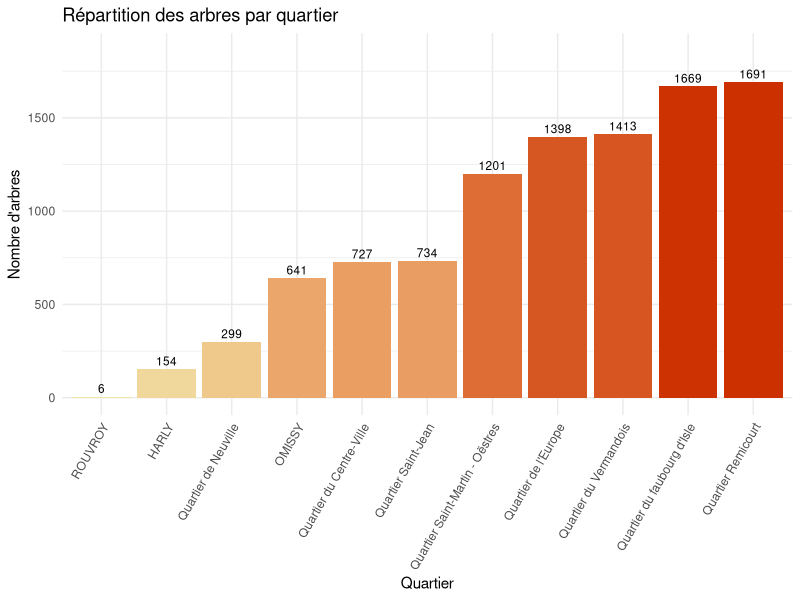
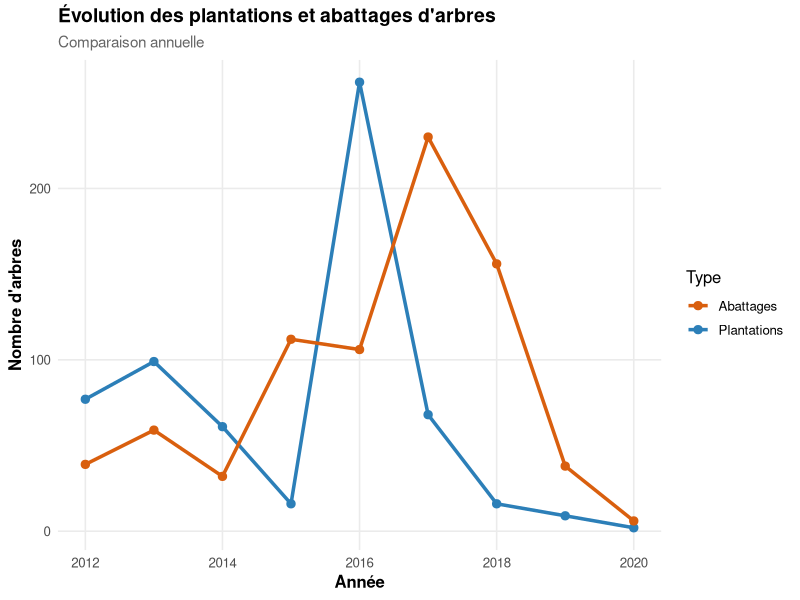
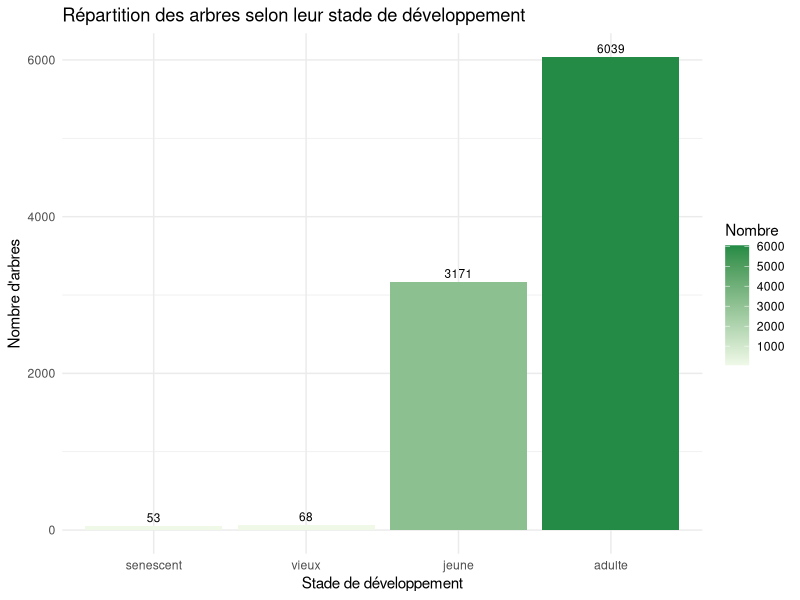
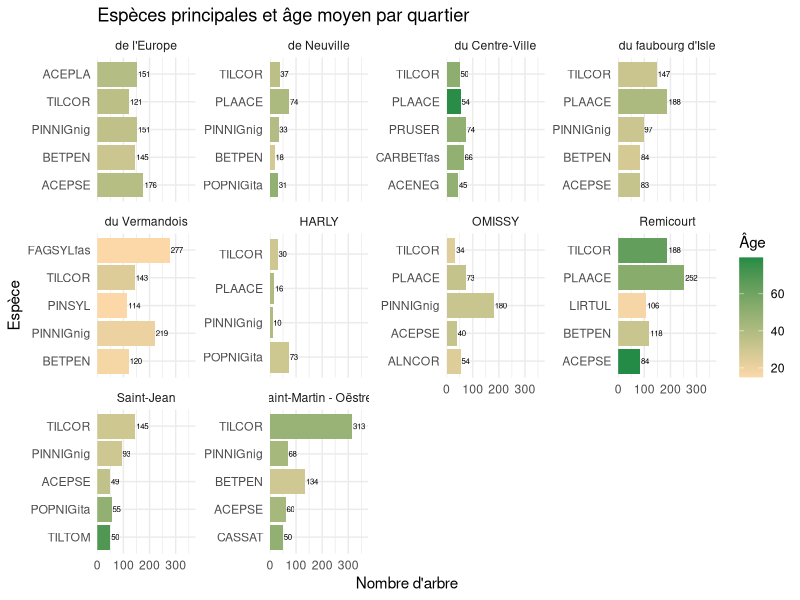
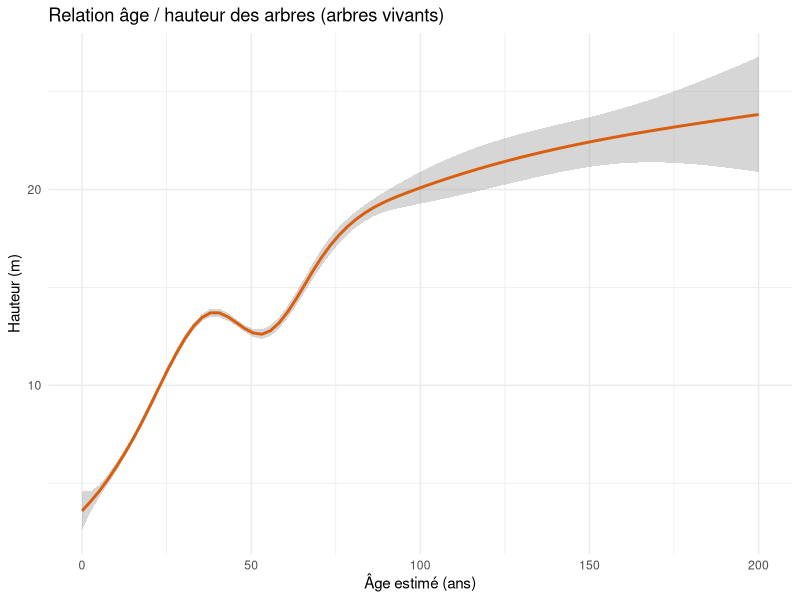

Source code (R) for these figures, in order:
library(tidyverse)
library(lubridate)
library(ggplot2)
library(scales)

#setwd("C:/Users/angec/OneDrive/ISEN/CIPA 4/PROJET_BIG_DATA_IA_WEB/R_script")


# -- CHARGEMENT DES DONNÉES --------------------------------
df <- read.csv(
  "data/Data_Arbre_Clean.csv",
  sep = ",",
  header = TRUE,
  encoding = "UTF-8"
)

# -- AGRÉGATION PAR QUARTIER -------------------------------
arbres_quartier <- df %>%
  filter(!is.na(clc_quartier)) %>%
  count(clc_quartier, name = "n_arbres")

# -- VISUALISATION ------------------------------------------

#------------------------------------------------------------
# NBR ARBRE PAR QUARTIER
#------------------------------------------------------------

arbres_quartier %>%
  ggplot(aes(
    x = reorder(clc_quartier, n_arbres),
    y = n_arbres,
    fill = n_arbres
  )) +
  
  geom_col() +
  
  geom_text(
    aes(label = n_arbres),
    vjust = -0.4,
    size = 3
  ) +
  
  scale_fill_gradient(
    low = "#f0e6aa",
    high = "#cc2f00",
    name = "Nombre d'arbres"
  ) +
  
  theme_minimal() +
  
  theme(
    axis.text.x = element_text(angle = 60, hjust = 1),
    legend.position = "none"
  ) +
  
  labs(
    title = "Répartition des arbres par quartier",
    x = "Quartier",
    y = "Nombre d'arbres"
  ) +
  
  expand_limits(y = max(arbres_quartier$n_arbres) * 1.1)

#------------------------------------------------------------
## ARBRE PAR ANNEE
#------------------------------------------------------------

plantations <- df %>%
  drop_na(dte_plantation) %>%
  mutate(annee = lubridate::year(dte_plantation)) %>%
  count(annee, name = "plantations")

abattages <- df %>%
  drop_na(dte_abattage) %>%
  mutate(annee = lubridate::year(dte_abattage)) %>%
  count(annee, name = "abattages")

data_plot <- full_join(plantations, abattages, by = "annee") %>%
  replace_na(list(plantations = 0, abattages = 0)) %>%
  arrange(annee)

data_plot %>%
  ggplot(aes(x = annee)) +
  
  geom_line(aes(y = plantations, color = "Plantations"), linewidth = 1.2) +
  geom_point(aes(y = plantations, color = "Plantations"), size = 2.5) +
  
  geom_line(aes(y = abattages, color = "Abattages"), linewidth = 1.2) +
  geom_point(aes(y = abattages, color = "Abattages"), size = 2.5) +
  
  scale_color_manual(
    values = c("Plantations" = "#2c7fb8",
               "Abattages" = "#d95f0e"),
    name = "Type"
  ) +
  
  theme_minimal(base_size = 12) +
  
  labs(
    title = "Évolution des plantations et abattages d'arbres",
    subtitle = "Comparaison annuelle",
    x = "Année",
    y = "Nombre d'arbres"
  ) +
  
  theme(
    plot.title = element_text(face = "bold", size = 14),
    plot.subtitle = element_text(size = 11, color = "gray40"),
    axis.title = element_text(face = "bold"),
    panel.grid.minor = element_blank()
  )


#------------------------------------------------------------
# REPARTITION Arbre en fonction de leur dev
#------------------------------------------------------------

df %>%
  filter(!is.na(fk_stadedev)) %>%
  count(fk_stadedev) %>%
  
  ggplot(aes(
    x = reorder(fk_stadedev, n),
    y = n,
    fill = n
  )) +
  
  geom_text(
    aes(label = n),
    vjust = -0.4,
    size = 3)+
  
  geom_col() +
  
  
  scale_fill_gradient(low = "#f0f9e8", high = "#238b45", name = "Nombre") +
  
  theme_minimal() +
  
  labs(
    title = "Répartition des arbres selon leur stade de développement",
    x = "Stade de développement",
    y = "Nombre d'arbres"
  )

#------------------------------------------------------------
# Espèce principal par quartier avec age moyen 
#------------------------------------------------------------

df %>%
  mutate(clc_quartier = stringr::str_remove(clc_quartier, "^Quartier\\s+")) %>%
  
  filter(!is.na(clc_quartier),
         !is.na(nomfrancais),
         !is.na(age_estim)) %>%
  
  group_by(clc_quartier, nomfrancais) %>%
  summarise(
    age_moyen = mean(age_estim, na.rm = TRUE),
    n = n(),
    .groups = "drop"
  ) %>%
  
  filter(n >= 10) %>%
  
  group_by(clc_quartier) %>%
  slice_max(order_by = n, n = 5) %>%
  
  ggplot(aes(
    x = reorder(nomfrancais, n),
    y = n,
    fill = age_moyen
  )) +
  
  geom_text(
    aes(label = n),
    hjust = -0.1,
    size = 2)+
  
  geom_col() +
  coord_flip() +
  facet_wrap(~clc_quartier, scales = "free_y") +
  
  scale_fill_gradient(low = "#fcd8a9", high = "#238b45") +
  
  theme_minimal() +
  scale_y_continuous(expand = expansion(mult = c(0, 0.2)))+
  
  labs(
    title = "Espèces principales et âge moyen par quartier",
    x = "Espèce",
    y = "Nombre d'arbre",
    fill = "Âge"
  )


#------------------------------------------------------------
# relation age / hauteur
#------------------------------------------------------------

df %>%
  filter(
    haut_tot > 0,
    !is.na(age_estim),
    !is.na(haut_tot),
    fk_arb_etat != "SUPPRIMÉ",
    fk_arb_etat != "ABATTU"
  ) %>%
  
  ggplot(aes(age_estim, haut_tot)) +
  
  #geom_point(alpha = 0.4, color = "#2c7fb8") +
  
  geom_smooth(color = "#d95f0e", linewidth = 1) +
  
  theme_minimal() +
  
  labs(
    title = "Relation âge / hauteur des arbres (arbres vivants)",
    x = "Âge estimé (ans)",
    y = "Hauteur (m)"
  )
